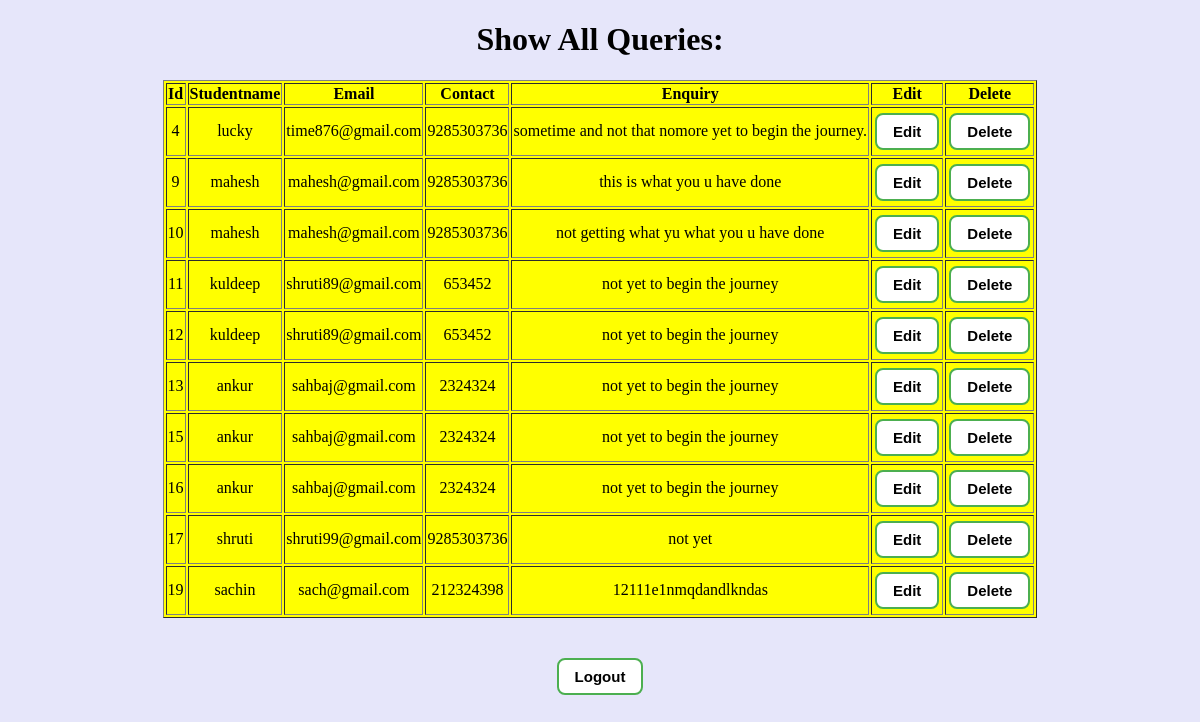
/showpage/, run on the app's committed database.
### app/models.py (models this page shows, shortened)
class EnquiryDataBase(models.Model):
    Studentname=models.CharField(max_length=100)
    Email=models.EmailField(max_length=100)
    Contact=models.IntegerField()
    Enquiry=models.TextField()

### app/views.py (the view)
# urls.py: path('showpage/',views.showPage,name='showpage'),
def showPage(request):
    all_data=EnquiryDataBase.objects.all()
    return render(request,'showpage.html',{'key1':all_data})

### app/templates/showpage.html (shortened to what this page needs)
<!DOCTYPE html>
<html lang="en">
<head>
</head>
<body bgcolor="lavender" style="font-family:verdana;text-align:center;">
  <h1>Show All Queries:</h1>
    <table border='1' align='center' bgcolor='yellow'>
      <thead>
          <tr>
            <th>Id</th>
            <th>Studentname</th>
            <th>Email</th>
            <th>Contact</th>
            <th>Enquiry</th>
            <th>Edit</th>
            <th>Delete</th>
          </tr>
        </thead>
    {% if key1 %}
    <tbody>
        {% for i in key1 %}
          <tr>
            <td>{{i.id}}</td>
            <td>{{i.Studentname}}</td>
            <td>{{i.Email}}</td>
            <td>{{i.Contact}}</td>
            <td>{{i.Enquiry}}</td>
            <td>
              <form action="{% url 'editpage' pk=i.id %}" method="post">
                <button type="submit" value="Edit">Edit
              </form>
            </td>
            <td>
              <form action="{% url 'delete' pk=i.id %}" method="post" name="Deleteform">
                <button type="submit" value="Delete">Delete
              </form>
            </td>
        </tr>
        {% endfor %}
    </tbody>
    {% endif %}
    </table>
    <br><br>
    <form action="{% url 'home' %}" method="post" align='center'>
        <button type="submit" value="logout">Logout</button>
    </form>
</body>
</html>

### app/templates/showpage.html (style rules this page uses)
button { background-color: #4CAF50; border: none; border-radius:8px; font-weight:bold; color: white; padding: 8px 16px; text-align: center; text-decoration: none; display: inline-block; font-size: 15px; margin: 4px 2px; transition-duration: 0.4s; cursor: pointer; }
button { background-color: white; color: black; border: 2px solid #4CAF50; }

### data on the page
EnquiryDataBase: id "4", Studentname "lucky", Email "time876@gmail.com", Contact "9285303736", Enquiry "sometime and not that nomore yet to begin the journey."
EnquiryDataBase: id "9", Studentname "mahesh", Email "mahesh@gmail.com", Contact "9285303736", Enquiry "this is what you u have done"
EnquiryDataBase: id "10", Studentname "mahesh", Email "mahesh@gmail.com", Contact "9285303736", Enquiry "not getting what yu what you u have done"
EnquiryDataBase: id "11", Studentname "kuldeep", Email "shruti89@gmail.com", Contact "653452", Enquiry "not yet to begin the journey"
EnquiryDataBase: id "12", Studentname "kuldeep", Email "shruti89@gmail.com", Contact "653452", Enquiry "not yet to begin the journey"
EnquiryDataBase: id "13", Studentname "ankur", Email "sahbaj@gmail.com", Contact "2324324", Enquiry "not yet to begin the journey"
EnquiryDataBase: id "15", Studentname "ankur", Email "sahbaj@gmail.com", Contact "2324324", Enquiry "not yet to begin the journey"
EnquiryDataBase: id "16", Studentname "ankur", Email "sahbaj@gmail.com", Contact "2324324", Enquiry "not yet to begin the journey"
EnquiryDataBase: id "17", Studentname "shruti", Email "shruti99@gmail.com", Contact "9285303736", Enquiry "not yet"
EnquiryDataBase: id "19", Studentname "sachin", Email "sach@gmail.com", Contact "212324398", Enquiry "12111e1nmqdandlkndas"
